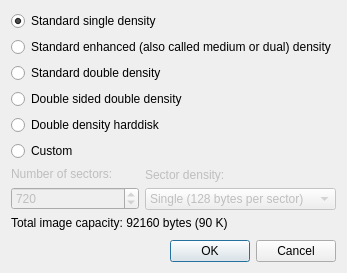
<?xml version="1.0" encoding="UTF-8"?>
<ui version="4.0">
 <class>CreateImageDialog</class>
 <widget class="QDialog" name="CreateImageDialog">
  <property name="windowModality">
   <enum>Qt::ApplicationModal</enum>
  </property>
  <property name="geometry">
   <rect>
    <x>0</x>
    <y>0</y>
    <width>310</width>
    <height>259</height>
   </rect>
  </property>
  <property name="sizePolicy">
   <sizepolicy hsizetype="Fixed" vsizetype="Fixed">
    <horstretch>0</horstretch>
    <verstretch>0</verstretch>
   </sizepolicy>
  </property>
  <property name="windowTitle">
   <string>Create a disk image</string>
  </property>
  <property name="locale">
   <locale language="English" country="UnitedStates"/>
  </property>
  <layout class="QVBoxLayout" name="verticalLayout">
   <property name="spacing">
    <number>10</number>
   </property>
   <property name="sizeConstraint">
    <enum>QLayout::SetFixedSize</enum>
   </property>
   <item>
    <widget class="QWidget" name="widget" native="true">
     <layout class="QVBoxLayout" name="verticalLayout_5">
      <property name="margin">
       <number>0</number>
      </property>
      <item>
       <widget class="QRadioButton" name="stdSingleButton">
        <property name="text">
         <string>Standard single density</string>
        </property>
        <property name="checked">
         <bool>true</bool>
        </property>
       </widget>
      </item>
      <item>
       <widget class="QRadioButton" name="stdEnhancedButton">
        <property name="text">
         <string>Standard enhanced (also called medium or dual) density</string>
        </property>
       </widget>
      </item>
      <item>
       <widget class="QRadioButton" name="stdDoubleButton">
        <property name="text">
         <string>Standard double density</string>
        </property>
       </widget>
      </item>
      <item>
       <widget class="QRadioButton" name="doubleDoubleButton">
        <property name="text">
         <string>Double sided double density</string>
        </property>
       </widget>
      </item>
      <item>
       <widget class="QRadioButton" name="harddiskButton">
        <property name="text">
         <string>Double density harddisk</string>
        </property>
       </widget>
      </item>
      <item>
       <widget class="QRadioButton" name="customButton">
        <property name="text">
         <string>Custom</string>
        </property>
       </widget>
      </item>
      <item>
       <widget class="QWidget" name="geometryWidget" native="true">
        <property name="enabled">
         <bool>false</bool>
        </property>
        <layout class="QHBoxLayout" name="horizontalLayout_2">
         <property name="margin">
          <number>0</number>
         </property>
         <item>
          <layout class="QVBoxLayout" name="verticalLayout_6">
           <item>
            <widget class="QLabel" name="label_4">
             <property name="text">
              <string>Number of sectors:</string>
             </property>
            </widget>
           </item>
           <item>
            <widget class="QSpinBox" name="sectorsSpin">
             <property name="minimum">
              <number>1</number>
             </property>
             <property name="maximum">
              <number>65535</number>
             </property>
             <property name="value">
              <number>720</number>
             </property>
            </widget>
           </item>
          </layout>
         </item>
         <item>
          <layout class="QVBoxLayout" name="verticalLayout_7">
           <item>
            <widget class="QLabel" name="label_5">
             <property name="text">
              <string>Sector density:</string>
             </property>
            </widget>
           </item>
           <item>
            <widget class="QComboBox" name="densityCombo">
             <item>
              <property name="text">
               <string>Single (128 bytes per sector)</string>
              </property>
             </item>
             <item>
              <property name="text">
               <string>Double (256 bytes per sector)</string>
              </property>
             </item>
             <item>
              <property name="text">
               <string>512 bytes per sector</string>
              </property>
             </item>
             <item>
              <property name="text">
               <string>8192 bytes per sector</string>
              </property>
             </item>
            </widget>
           </item>
          </layout>
         </item>
        </layout>
       </widget>
      </item>
      <item>
       <widget class="QLabel" name="capacityLabel">
        <property name="enabled">
         <bool>true</bool>
        </property>
        <property name="text">
         <string>Total image capacity: 92160 bytes (90 K)</string>
        </property>
       </widget>
      </item>
     </layout>
    </widget>
   </item>
   <item>
    <widget class="QDialogButtonBox" name="buttonBox">
     <property name="orientation">
      <enum>Qt::Horizontal</enum>
     </property>
     <property name="standardButtons">
      <set>QDialogButtonBox::Cancel|QDialogButtonBox::Ok</set>
     </property>
    </widget>
   </item>
  </layout>
 </widget>
 <resources/>
 <connections>
  <connection>
   <sender>buttonBox</sender>
   <signal>accepted()</signal>
   <receiver>CreateImageDialog</receiver>
   <slot>accept()</slot>
   <hints>
    <hint type="sourcelabel">
     <x>248</x>
     <y>254</y>
    </hint>
    <hint type="destinationlabel">
     <x>157</x>
     <y>274</y>
    </hint>
   </hints>
  </connection>
  <connection>
   <sender>buttonBox</sender>
   <signal>rejected()</signal>
   <receiver>CreateImageDialog</receiver>
   <slot>reject()</slot>
   <hints>
    <hint type="sourcelabel">
     <x>316</x>
     <y>260</y>
    </hint>
    <hint type="destinationlabel">
     <x>286</x>
     <y>274</y>
    </hint>
   </hints>
  </connection>
 </connections>
</ui>
